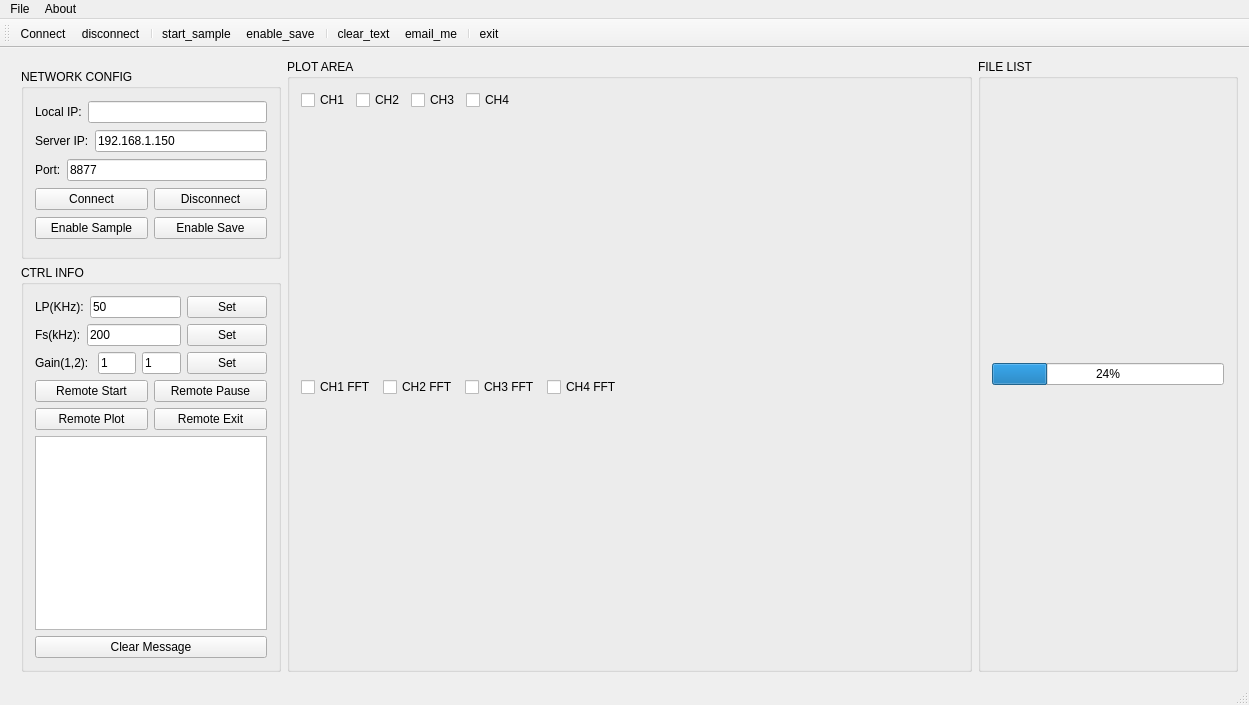
<?xml version="1.0" encoding="UTF-8"?>
<ui version="4.0">
 <class>MainWindow</class>
 <widget class="QMainWindow" name="MainWindow">
  <property name="geometry">
   <rect>
    <x>0</x>
    <y>0</y>
    <width>1249</width>
    <height>705</height>
   </rect>
  </property>
  <property name="windowTitle">
   <string>MainWindow</string>
  </property>
  <widget class="QWidget" name="centralWidget">
   <layout class="QHBoxLayout" name="horizontalLayout_12">
    <item>
     <layout class="QVBoxLayout" name="verticalLayout_3">
      <property name="sizeConstraint">
       <enum>QLayout::SetNoConstraint</enum>
      </property>
      <property name="leftMargin">
       <number>10</number>
      </property>
      <property name="topMargin">
       <number>10</number>
      </property>
      <item>
       <widget class="QGroupBox" name="groupBox_2">
        <property name="sizePolicy">
         <sizepolicy hsizetype="Fixed" vsizetype="Expanding">
          <horstretch>0</horstretch>
          <verstretch>0</verstretch>
         </sizepolicy>
        </property>
        <property name="minimumSize">
         <size>
          <width>260</width>
          <height>190</height>
         </size>
        </property>
        <property name="maximumSize">
         <size>
          <width>300</width>
          <height>190</height>
         </size>
        </property>
        <property name="title">
         <string>NETWORK CONFIG</string>
        </property>
        <layout class="QVBoxLayout" name="verticalLayout_2">
         <item>
          <layout class="QHBoxLayout" name="horizontalLayout">
           <item>
            <widget class="QLabel" name="label_2">
             <property name="text">
              <string>Local IP:</string>
             </property>
            </widget>
           </item>
           <item>
            <widget class="QLineEdit" name="lineEdit_host_ip">
             <property name="readOnly">
              <bool>true</bool>
             </property>
            </widget>
           </item>
          </layout>
         </item>
         <item>
          <layout class="QHBoxLayout" name="horizontalLayout_2">
           <item>
            <widget class="QLabel" name="label_3">
             <property name="text">
              <string>Server IP:</string>
             </property>
            </widget>
           </item>
           <item>
            <widget class="QLineEdit" name="lineEdit_server_ip">
             <property name="text">
              <string>192.168.1.150</string>
             </property>
             <property name="readOnly">
              <bool>false</bool>
             </property>
            </widget>
           </item>
          </layout>
         </item>
         <item>
          <layout class="QHBoxLayout" name="horizontalLayout_3">
           <item>
            <widget class="QLabel" name="label">
             <property name="text">
              <string>Port:</string>
             </property>
            </widget>
           </item>
           <item>
            <widget class="QLineEdit" name="lineEdit_port_num">
             <property name="text">
              <string>8877</string>
             </property>
            </widget>
           </item>
          </layout>
         </item>
         <item>
          <layout class="QHBoxLayout" name="horizontalLayout_4">
           <item>
            <widget class="QPushButton" name="pushButton_set">
             <property name="text">
              <string>Connect</string>
             </property>
            </widget>
           </item>
           <item>
            <widget class="QPushButton" name="pushButton_disconnect">
             <property name="text">
              <string>Disconnect</string>
             </property>
            </widget>
           </item>
          </layout>
         </item>
         <item>
          <layout class="QHBoxLayout" name="horizontalLayout_5">
           <item>
            <widget class="QPushButton" name="pushButton_close_remote">
             <property name="text">
              <string>Enable Sample</string>
             </property>
            </widget>
           </item>
           <item>
            <widget class="QPushButton" name="pushButton_close_test">
             <property name="text">
              <string>Enable Save</string>
             </property>
            </widget>
           </item>
          </layout>
         </item>
        </layout>
       </widget>
      </item>
      <item>
       <widget class="QGroupBox" name="groupBox_3">
        <property name="sizePolicy">
         <sizepolicy hsizetype="Fixed" vsizetype="Expanding">
          <horstretch>0</horstretch>
          <verstretch>0</verstretch>
         </sizepolicy>
        </property>
        <property name="minimumSize">
         <size>
          <width>0</width>
          <height>400</height>
         </size>
        </property>
        <property name="maximumSize">
         <size>
          <width>260</width>
          <height>1200</height>
         </size>
        </property>
        <property name="title">
         <string>CTRL INFO</string>
        </property>
        <layout class="QVBoxLayout" name="verticalLayout_8">
         <item>
          <layout class="QHBoxLayout" name="horizontalLayout_7">
           <property name="sizeConstraint">
            <enum>QLayout::SetNoConstraint</enum>
           </property>
           <item>
            <widget class="QLabel" name="label_5">
             <property name="sizePolicy">
              <sizepolicy hsizetype="Expanding" vsizetype="Fixed">
               <horstretch>0</horstretch>
               <verstretch>0</verstretch>
              </sizepolicy>
             </property>
             <property name="text">
              <string>LP(KHz):</string>
             </property>
            </widget>
           </item>
           <item>
            <widget class="QLineEdit" name="lineEdit_freq">
             <property name="sizePolicy">
              <sizepolicy hsizetype="Expanding" vsizetype="Fixed">
               <horstretch>0</horstretch>
               <verstretch>0</verstretch>
              </sizepolicy>
             </property>
             <property name="text">
              <string>50</string>
             </property>
             <property name="readOnly">
              <bool>false</bool>
             </property>
            </widget>
           </item>
           <item>
            <widget class="QPushButton" name="pushButton_freq_set">
             <property name="sizePolicy">
              <sizepolicy hsizetype="Expanding" vsizetype="Fixed">
               <horstretch>0</horstretch>
               <verstretch>0</verstretch>
              </sizepolicy>
             </property>
             <property name="text">
              <string>Set</string>
             </property>
            </widget>
           </item>
          </layout>
         </item>
         <item>
          <layout class="QHBoxLayout" name="horizontalLayout_8">
           <property name="sizeConstraint">
            <enum>QLayout::SetNoConstraint</enum>
           </property>
           <item>
            <widget class="QLabel" name="label_6">
             <property name="sizePolicy">
              <sizepolicy hsizetype="Expanding" vsizetype="Fixed">
               <horstretch>0</horstretch>
               <verstretch>0</verstretch>
              </sizepolicy>
             </property>
             <property name="text">
              <string>Fs(kHz):</string>
             </property>
            </widget>
           </item>
           <item>
            <widget class="QLineEdit" name="lineEdit_fs">
             <property name="sizePolicy">
              <sizepolicy hsizetype="Expanding" vsizetype="Fixed">
               <horstretch>0</horstretch>
               <verstretch>0</verstretch>
              </sizepolicy>
             </property>
             <property name="text">
              <string>200</string>
             </property>
             <property name="readOnly">
              <bool>false</bool>
             </property>
            </widget>
           </item>
           <item>
            <widget class="QPushButton" name="pushButton_fs_set">
             <property name="sizePolicy">
              <sizepolicy hsizetype="Expanding" vsizetype="Fixed">
               <horstretch>0</horstretch>
               <verstretch>0</verstretch>
              </sizepolicy>
             </property>
             <property name="text">
              <string>Set</string>
             </property>
            </widget>
           </item>
          </layout>
         </item>
         <item>
          <layout class="QHBoxLayout" name="horizontalLayout_6">
           <property name="sizeConstraint">
            <enum>QLayout::SetNoConstraint</enum>
           </property>
           <item>
            <widget class="QLabel" name="label_4">
             <property name="sizePolicy">
              <sizepolicy hsizetype="Expanding" vsizetype="Fixed">
               <horstretch>0</horstretch>
               <verstretch>0</verstretch>
              </sizepolicy>
             </property>
             <property name="text">
              <string>Gain(1,2): </string>
             </property>
            </widget>
           </item>
           <item>
            <widget class="QLineEdit" name="lineEdit_gain_1">
             <property name="sizePolicy">
              <sizepolicy hsizetype="Expanding" vsizetype="Fixed">
               <horstretch>0</horstretch>
               <verstretch>0</verstretch>
              </sizepolicy>
             </property>
             <property name="text">
              <string>1</string>
             </property>
             <property name="readOnly">
              <bool>false</bool>
             </property>
            </widget>
           </item>
           <item>
            <widget class="QLineEdit" name="lineEdit_gain_2">
             <property name="sizePolicy">
              <sizepolicy hsizetype="Expanding" vsizetype="Fixed">
               <horstretch>0</horstretch>
               <verstretch>0</verstretch>
              </sizepolicy>
             </property>
             <property name="text">
              <string>1</string>
             </property>
             <property name="readOnly">
              <bool>false</bool>
             </property>
            </widget>
           </item>
           <item>
            <widget class="QPushButton" name="pushButton_gain_set">
             <property name="sizePolicy">
              <sizepolicy hsizetype="Expanding" vsizetype="Fixed">
               <horstretch>0</horstretch>
               <verstretch>0</verstretch>
              </sizepolicy>
             </property>
             <property name="text">
              <string>Set</string>
             </property>
            </widget>
           </item>
          </layout>
         </item>
         <item>
          <layout class="QHBoxLayout" name="horizontalLayout_9">
           <item>
            <layout class="QVBoxLayout" name="verticalLayout">
             <item>
              <widget class="QPushButton" name="pushButton_sample">
               <property name="sizePolicy">
                <sizepolicy hsizetype="Expanding" vsizetype="Fixed">
                 <horstretch>0</horstretch>
                 <verstretch>0</verstretch>
                </sizepolicy>
               </property>
               <property name="text">
                <string>Remote Start</string>
               </property>
              </widget>
             </item>
             <item>
              <widget class="QPushButton" name="pushButton_remote_plot">
               <property name="sizePolicy">
                <sizepolicy hsizetype="Expanding" vsizetype="Fixed">
                 <horstretch>0</horstretch>
                 <verstretch>0</verstretch>
                </sizepolicy>
               </property>
               <property name="text">
                <string>Remote Plot</string>
               </property>
              </widget>
             </item>
            </layout>
           </item>
           <item>
            <layout class="QVBoxLayout" name="verticalLayout_7">
             <item>
              <widget class="QPushButton" name="pushButton_close_sample">
               <property name="sizePolicy">
                <sizepolicy hsizetype="Expanding" vsizetype="Fixed">
                 <horstretch>0</horstretch>
                 <verstretch>0</verstretch>
                </sizepolicy>
               </property>
               <property name="text">
                <string>Remote Pause</string>
               </property>
              </widget>
             </item>
             <item>
              <widget class="QPushButton" name="pushButton_exit_remote">
               <property name="text">
                <string>Remote Exit</string>
               </property>
              </widget>
             </item>
            </layout>
           </item>
          </layout>
         </item>
         <item>
          <widget class="QTextBrowser" name="textBrowser">
           <property name="sizePolicy">
            <sizepolicy hsizetype="Fixed" vsizetype="Expanding">
             <horstretch>0</horstretch>
             <verstretch>0</verstretch>
            </sizepolicy>
           </property>
          </widget>
         </item>
         <item>
          <widget class="QPushButton" name="pushButton_clear">
           <property name="sizePolicy">
            <sizepolicy hsizetype="Expanding" vsizetype="Fixed">
             <horstretch>0</horstretch>
             <verstretch>0</verstretch>
            </sizepolicy>
           </property>
           <property name="text">
            <string>Clear Message</string>
           </property>
          </widget>
         </item>
        </layout>
       </widget>
      </item>
     </layout>
    </item>
    <item>
     <widget class="QGroupBox" name="groupBox">
      <property name="sizePolicy">
       <sizepolicy hsizetype="Expanding" vsizetype="Expanding">
        <horstretch>0</horstretch>
        <verstretch>0</verstretch>
       </sizepolicy>
      </property>
      <property name="title">
       <string>PLOT AREA</string>
      </property>
      <layout class="QVBoxLayout" name="verticalLayout_5">
       <item>
        <layout class="QVBoxLayout" name="verticalLayout_4">
         <item>
          <layout class="QHBoxLayout" name="horizontalLayout_10">
           <item>
            <widget class="QCheckBox" name="checkBox_ch1_time">
             <property name="text">
              <string>CH1</string>
             </property>
            </widget>
           </item>
           <item>
            <widget class="QCheckBox" name="checkBox_ch2_time">
             <property name="text">
              <string>CH2</string>
             </property>
            </widget>
           </item>
           <item>
            <widget class="QCheckBox" name="checkBox_ch3_time">
             <property name="text">
              <string>CH3</string>
             </property>
            </widget>
           </item>
           <item>
            <widget class="QCheckBox" name="checkBox_ch4_time">
             <property name="text">
              <string>CH4</string>
             </property>
            </widget>
           </item>
           <item>
            <spacer name="horizontalSpacer">
             <property name="orientation">
              <enum>Qt::Horizontal</enum>
             </property>
             <property name="sizeHint" stdset="0">
              <size>
               <width>40</width>
               <height>20</height>
              </size>
             </property>
            </spacer>
           </item>
          </layout>
         </item>
         <item>
          <widget class="QwtPlot" name="qwt_ch">
           <property name="sizePolicy">
            <sizepolicy hsizetype="Expanding" vsizetype="Expanding">
             <horstretch>0</horstretch>
             <verstretch>0</verstretch>
            </sizepolicy>
           </property>
          </widget>
         </item>
         <item>
          <layout class="QHBoxLayout" name="horizontalLayout_11">
           <item>
            <widget class="QCheckBox" name="checkBox_ch1_fft">
             <property name="text">
              <string>CH1 FFT</string>
             </property>
            </widget>
           </item>
           <item>
            <widget class="QCheckBox" name="checkBox_ch2_fft">
             <property name="text">
              <string>CH2 FFT</string>
             </property>
            </widget>
           </item>
           <item>
            <widget class="QCheckBox" name="checkBox_ch3_fft">
             <property name="text">
              <string>CH3 FFT</string>
             </property>
            </widget>
           </item>
           <item>
            <widget class="QCheckBox" name="checkBox_ch4_fft">
             <property name="text">
              <string>CH4 FFT</string>
             </property>
            </widget>
           </item>
           <item>
            <spacer name="horizontalSpacer_2">
             <property name="orientation">
              <enum>Qt::Horizontal</enum>
             </property>
             <property name="sizeHint" stdset="0">
              <size>
               <width>40</width>
               <height>20</height>
              </size>
             </property>
            </spacer>
           </item>
          </layout>
         </item>
         <item>
          <widget class="QwtPlot" name="qwt_fft">
           <property name="sizePolicy">
            <sizepolicy hsizetype="Expanding" vsizetype="Expanding">
             <horstretch>0</horstretch>
             <verstretch>0</verstretch>
            </sizepolicy>
           </property>
          </widget>
         </item>
        </layout>
       </item>
      </layout>
     </widget>
    </item>
    <item>
     <widget class="QGroupBox" name="groupBox_4">
      <property name="minimumSize">
       <size>
        <width>260</width>
        <height>0</height>
       </size>
      </property>
      <property name="maximumSize">
       <size>
        <width>200</width>
        <height>16777215</height>
       </size>
      </property>
      <property name="title">
       <string>FILE LIST</string>
      </property>
      <layout class="QVBoxLayout" name="verticalLayout_6">
       <item>
        <layout class="QGridLayout" name="gridLayout"/>
       </item>
       <item>
        <widget class="QProgressBar" name="progressBar">
         <property name="value">
          <number>24</number>
         </property>
        </widget>
       </item>
      </layout>
     </widget>
    </item>
   </layout>
  </widget>
  <widget class="QMenuBar" name="menuBar">
   <property name="geometry">
    <rect>
     <x>0</x>
     <y>0</y>
     <width>1249</width>
     <height>25</height>
    </rect>
   </property>
   <widget class="QMenu" name="menu">
    <property name="title">
     <string>File</string>
    </property>
    <addaction name="actionexit"/>
    <addaction name="actionclear_all"/>
    <addaction name="action"/>
   </widget>
   <widget class="QMenu" name="menu_2">
    <property name="title">
     <string>About</string>
    </property>
    <addaction name="actionshujufenge"/>
   </widget>
   <addaction name="menu"/>
   <addaction name="menu_2"/>
  </widget>
  <widget class="QToolBar" name="mainToolBar">
   <attribute name="toolBarArea">
    <enum>TopToolBarArea</enum>
   </attribute>
   <attribute name="toolBarBreak">
    <bool>false</bool>
   </attribute>
   <addaction name="actionConnect"/>
   <addaction name="actiondisconnect"/>
   <addaction name="separator"/>
   <addaction name="actionstart_sample"/>
   <addaction name="actionenable_save"/>
   <addaction name="separator"/>
   <addaction name="actionclear_text"/>
   <addaction name="actionemail_me"/>
   <addaction name="separator"/>
   <addaction name="actionexit_2"/>
  </widget>
  <widget class="QStatusBar" name="statusBar"/>
  <action name="actionexit">
   <property name="text">
    <string>exit</string>
   </property>
  </action>
  <action name="actionclear_all">
   <property name="text">
    <string>clear all</string>
   </property>
  </action>
  <action name="actionConnect">
   <property name="icon">
    <iconset resource="images.qrc">
     <normaloff>:/images/gif_48_081.gif</normaloff>:/images/gif_48_081.gif</iconset>
   </property>
   <property name="text">
    <string>Connect</string>
   </property>
   <property name="toolTip">
    <string>Connect</string>
   </property>
   <property name="shortcut">
    <string>Alt+C</string>
   </property>
  </action>
  <action name="actiondisconnect">
   <property name="icon">
    <iconset resource="images.qrc">
     <normaloff>:/images/gif_48_026.gif</normaloff>:/images/gif_48_026.gif</iconset>
   </property>
   <property name="text">
    <string>disconnect</string>
   </property>
   <property name="shortcut">
    <string>Alt+D</string>
   </property>
  </action>
  <action name="actionstart_sample">
   <property name="icon">
    <iconset resource="images.qrc">
     <normaloff>:/images/gif_48_031.gif</normaloff>:/images/gif_48_031.gif</iconset>
   </property>
   <property name="text">
    <string>start_sample</string>
   </property>
  </action>
  <action name="actionenable_save">
   <property name="icon">
    <iconset resource="images.qrc">
     <normaloff>:/images/gif_48_051.gif</normaloff>:/images/gif_48_051.gif</iconset>
   </property>
   <property name="text">
    <string>enable_save</string>
   </property>
  </action>
  <action name="actionclear_text">
   <property name="icon">
    <iconset resource="images.qrc">
     <normaloff>:/images/gif_48_076.gif</normaloff>:/images/gif_48_076.gif</iconset>
   </property>
   <property name="text">
    <string>clear_text</string>
   </property>
  </action>
  <action name="actionemail_me">
   <property name="icon">
    <iconset resource="images.qrc">
     <normaloff>:/images/gif_48_060.gif</normaloff>:/images/gif_48_060.gif</iconset>
   </property>
   <property name="text">
    <string>email_me</string>
   </property>
  </action>
  <action name="actionexit_2">
   <property name="icon">
    <iconset resource="images.qrc">
     <normaloff>:/images/gif_48_038.gif</normaloff>:/images/gif_48_038.gif</iconset>
   </property>
   <property name="text">
    <string>exit</string>
   </property>
  </action>
  <action name="actionshujufenge">
   <property name="text">
    <string>shujufenge </string>
   </property>
  </action>
  <action name="action">
   <property name="text">
    <string>数据文件分割</string>
   </property>
  </action>
 </widget>
 <layoutdefault spacing="6" margin="11"/>
 <customwidgets>
  <customwidget>
   <class>QwtPlot</class>
   <extends>QFrame</extends>
   <header>qwt_plot.h</header>
   <container>1</container>
  </customwidget>
 </customwidgets>
 <tabstops>
  <tabstop>pushButton_disconnect</tabstop>
  <tabstop>pushButton_set</tabstop>
  <tabstop>lineEdit_host_ip</tabstop>
  <tabstop>lineEdit_port_num</tabstop>
  <tabstop>lineEdit_server_ip</tabstop>
  <tabstop>textBrowser</tabstop>
 </tabstops>
 <resources>
  <include location="images.qrc"/>
 </resources>
 <connections/>
</ui>
